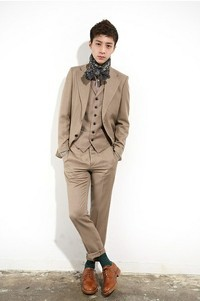
#> input picture images/handsomeboy01.jpg, 200 x 301 px
$ python tutorial_Numpy_03.py   (older library calls are emulated)
#> lines starting #> are read from the running program, lines starting #| are printed output that depends on the picture
#> further down, src is the input picture: shape (301, 200, 3); mean B, G, R 210.6, 216.9, 223.1
import cv2 as cv
import numpy as np


# 遍历读取图片的每一个像素点，打印出其属性值
def access_pixels(image):
    print(image.shape)
#| (301, 200, 3)
    height = image.shape[0]
#> height = 301
    width = image.shape[1]
#> width = 200
    channels = image.shape[2]
#> channels = 3
    print("width:%s,height:%s,channels:%s"% (width,height,channels))
#| width:200,height:301,channels:3


    # 遍历每一个像素点，并且修改一个像素点的值。
    for row in range(height):
        for col in range(width):
            for c in range(channels):
                pv = image[row,col,c]
                image[row,col,c] = 255 - pv
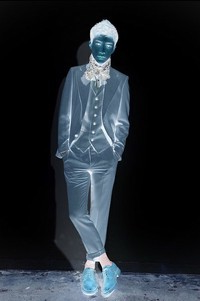
#> image: shape (301, 200, 3); mean B, G, R 44.4, 38.1, 31.9
    cv.imshow("P1",image)
# 当前所用的时间为：458.1146 ms

# 上面的操作就是对像素点进行取反操作。
# 另外就是Open CV定义了专门的API->bitwise_not()函数进行对像素点进行取反操作
# 因为Open CV是用C语言来写的。所以，在运算起来的时候就是比较快的
# 所以在运用的时候，我们就要更加高效率的使用Open CV内置的函数，可以提高效率
# def inverse(image):
#     dst = cv.bitwise_not(image)
#     cv.imshow("Inverse Windows06",dst)
# # 运行速度：当前所用的时间为：32.9174 ms


# 创建一张图片，定义图片的大小以及dtype类型
def create_image():

    '''1.创建一个多通道的8位图像进行显示，
    修改图片的像素点的值
    # 创建一个三通道的长宽为400，并且dtype类型为np.uint8
    img = np.zeros([400,400,3],np.uint8)

#     但是我们同样可以对创建的图片的每一个像素点进行修改，
#     对第一个通道的像素点进行修改，
    img[:,:,0] = np.ones([400,400])*255

#     此时就已经可以进行显示了
    cv.imshow('Image Windows02',img)


    2.创建一个单通道8位的图像进行显示
    # 在这里我们学到了怎么初始化图像，
    # 一种是可以将图像得每一个的像素点都变成0
    # 另外一种就是将所有的像素点都变成1，并且可以进行乘法改变像素的大小
    # 单通道的一定也要加上通道数1,要不然会认为是二维的。
    # 并且会报错，IndexError: too many indices for array

    # 1. 初始化的时候，使用0,进行初始化
    # img = np.zeros([400,400,1],np.uint8)
    # # 127就是灰度图像
    # img[:, :, 0] = np.ones([400,400])*127

    # 2. 初始化的时候使用1进行初始化，会更加灵活一点
    img = np.ones([400,400,1],np.uint8)

    # 得到的是灰度图像
    img1 = img*127

    # 得到的是黑色图像
    img2 = img*0

    # 显示图像
    cv.imshow("Image Windows04",img1)
    cv.imshow("Image Windows05",img2)

    # 保存图像到本地dist/images/turtor_01/img_127.jpg和img_0.jpg
    cv.imwrite('./dist/images/turtor_01/img_127.jpg',img1)
    cv.imwrite('./dist/images/turtor_01/img_0.jpg',img2)

    # cv.imshow("Image windows03",img)
    '''

    # 3. 初始化一个多维数组,在以后进行图像处理时，如果有浮点型的，一定要用浮点型
    # 避免数据被截断
    m1 = np.ones([3,3],np.float)
    m1.fill(12.33)
    print(m1)

#     使用reshape()函数进行转换数组的维度
#     reshape()函数只是改变的数据的表示形式，但是并不会改变数据
    m2 = m1.reshape([1,9])
    print(m2)

print("----------- Hello Guyan -----------")
src = cv.imread('./images/handsomeboy01.jpg')
cv.namedWindow("Image Windows01",cv.WINDOW_AUTOSIZE)
cv.imshow("Image Windows01",src)

# getTickCount()返回从操作F系统启动到当前所经过的计时周期数
t1 = cv.getTickCount()
access_pixels(src)
# getTickCount()函数，返回从操作系统启动到当前的计时周期数

# 此时就只是调用自己创建图片的函数create_image()
create_image()

t2 = cv.getTickCount()
# getTickFrequency()函数，用于返回CPU的频率，
# (getTickCount1 - getTickCount2)/getTickFrequency():
# (当前次数 - 开始计时次数) / 每秒钟重复次数 = 等于从开始到当前所用的时间。
time = (t2 - t1) / cv.getTickFrequency()

# 注意这里一定要带上括号，要不然就会将当前是所用的时间打印1000次
# print('当前所用的时间为：%s ms' % time*1000)
print('当前所用的时间为：%s ms' % (time*1000))
cv.waitKey(0)
cv.destroyAllWindows()
